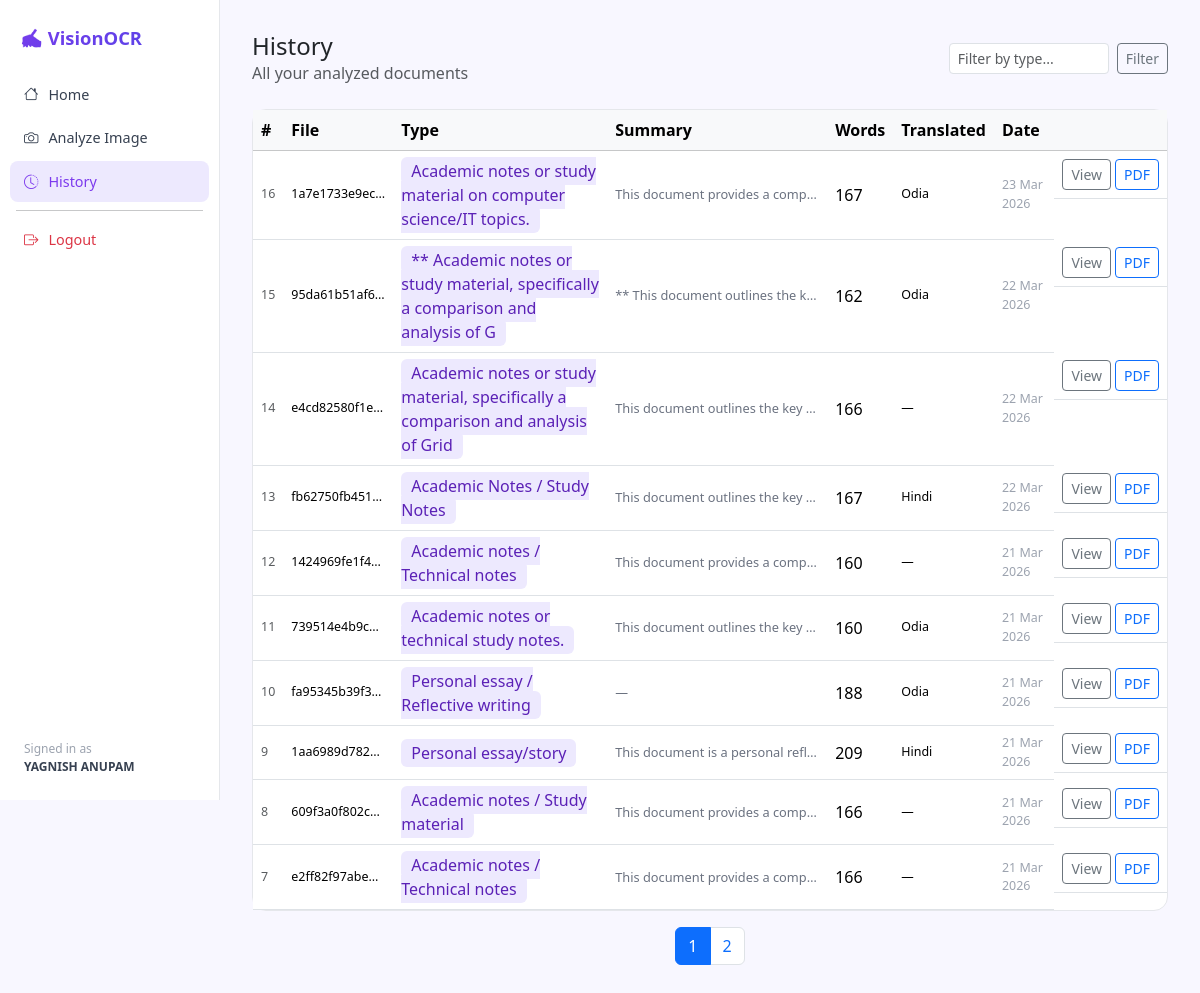
Screenshot of /history (signed in) with the database file from the repository.
### app/models/database.py (models this page shows)
class User(UserMixin, db.Model):
    __tablename__ = 'users'
    id           = db.Column(db.Integer, primary_key=True)
    name         = db.Column(db.String(100), nullable=False)
    email        = db.Column(db.String(150), unique=True, nullable=False)
    password     = db.Column(db.String(256), nullable=False)
    created_at   = db.Column(db.DateTime, default=datetime.utcnow)
    results      = db.relationship('Result', backref='user', lazy=True)

class Result(db.Model):
    __tablename__ = 'results'
    id            = db.Column(db.Integer, primary_key=True)
    user_id       = db.Column(db.Integer, db.ForeignKey('users.id'), nullable=False)
    filename      = db.Column(db.String(256))
    doc_type      = db.Column(db.String(80))        # letter, notes, essay etc
    extracted     = db.Column(db.Text)              # full extracted text
    summary       = db.Column(db.Text)              # AI summary
    translation   = db.Column(db.Text)              # translated text if requested
    translate_to  = db.Column(db.String(50))        # target language
    word_count    = db.Column(db.Integer)
    char_count    = db.Column(db.Integer)
    tokens_used   = db.Column(db.Integer)
    created_at    = db.Column(db.DateTime, default=datetime.utcnow)

### app/routes/main.py (the view)
@history_bp.route('/history')
@login_required
def history():
    page    = request.args.get('page', 1, type=int)
    doc_f   = request.args.get('doc_type', '')
    query   = Result.query.filter_by(user_id=current_user.id)
    if doc_f:
        query = query.filter(Result.doc_type.ilike(f'%{doc_f}%'))
    results = query.order_by(Result.created_at.desc()).paginate(page=page, per_page=10)
    return render_template('history.html', results=results, doc_filter=doc_f)

### app/templates/history.html (shortened to what this page needs)
{% extends 'base.html' %}
{% block content %}
<div class="d-flex justify-content-between align-items-center mb-4">
  <div><h4 class="mb-0">History</h4><p class="text-muted mb-0">All your analyzed documents</p></div>
  <form class="d-flex gap-2">
    <input type="text" name="doc_type" value="{{ doc_filter }}" placeholder="Filter by type..."
           class="form-control form-control-sm" style="width:160px;">
    <button class="btn btn-sm btn-outline-secondary">Filter</button>
  </form>
</div>
{% if results.items %}
<div class="card">
  <div class="table-responsive">
    <table class="table table-hover mb-0 align-middle">
      <thead class="table-light">
        <tr><th>#</th><th>File</th><th>Type</th><th>Summary</th><th>Words</th><th>Translated</th><th>Date</th><th></th></tr>
      </thead>
      <tbody>
        {% for r in results.items %}
        <tr>
          <td class="text-muted" style="font-size:.78rem;">{{ r.id }}</td>
          <td style="font-size:.78rem;max-width:110px;overflow:hidden;text-overflow:ellipsis;white-space:nowrap;">{{ r.filename }}</td>
          <td><span class="badge-type">{{ r.doc_type or '—' }}</span></td>
          <td style="font-size:.8rem;max-width:220px;overflow:hidden;text-overflow:ellipsis;white-space:nowrap;color:#6B7280;">
            {{ r.summary[:70] if r.summary else '—' }}{% if r.summary and r.summary|length > 70 %}…{% endif %}
          </td>
          <td>{{ r.word_count }}</td>
          <td style="font-size:.78rem;">{{ r.translate_to or '—' }}</td>
          <td style="font-size:.78rem;color:#9CA3AF;">{{ r.created_at.strftime('%d %b %Y') }}</td>
          <td class="d-flex gap-1">
            <a href="{{ url_for('history.view_result', result_id=r.id) }}" class="btn btn-sm btn-outline-secondary">View</a>
            <a href="{{ url_for('extract.download_pdf', result_id=r.id) }}" class="btn btn-sm btn-outline-primary">PDF</a>
          </td>
        </tr>
        {% endfor %}
      </tbody>
    </table>
  </div>
</div>
<nav class="mt-3">
  <ul class="pagination justify-content-center">
    {% for p in results.iter_pages() %}
      {% if p %}
      <li class="page-item {% if p==results.page %}active{% endif %}">
        <a class="page-link" href="?page={{ p }}&doc_type={{ doc_filter }}">{{ p }}</a>
      </li>
      {% else %}
      <li class="page-item disabled"><span class="page-link">…</span></li>
      {% endif %}
    {% endfor %}
  </ul>
</nav>
{% else %}
<div class="card p-5 text-center text-muted">
  <div style="font-size:3rem;opacity:.3;">📂</div>
  <p class="mt-3">No documents yet. <a href="{{ url_for('extract.upload_page') }}">Analyze your first image</a>.</p>
</div>
{% endif %}
{% endblock %}

### app/templates/base.html (shortened to what this page needs)
<!DOCTYPE html>
<html lang="en">
<head>
<link href="https://cdn.jsdelivr.net/npm/bootstrap@5.3.3/dist/css/bootstrap.min.css" rel="stylesheet">
<link href="https://cdn.jsdelivr.net/npm/bootstrap-icons@1.11.3/font/bootstrap-icons.css" rel="stylesheet">
</head>
<body>
{% if current_user.is_authenticated %}
<div class="sidebar d-flex flex-column">
  <div class="logo">✍️ VisionOCR</div>
  <nav class="mt-2 flex-grow-1">
    <a href="{{ url_for('main.home') }}" class="nav-link {% if request.endpoint=='main.home' %}active{% endif %}">
      <i class="bi bi-house"></i>Home</a>
    <a href="{{ url_for('extract.upload_page') }}" class="nav-link {% if request.endpoint=='extract.upload_page' %}active{% endif %}">
      <i class="bi bi-camera"></i>Analyze Image</a>
    <a href="{{ url_for('history.history') }}" class="nav-link {% if request.endpoint=='history.history' %}active{% endif %}">
      <i class="bi bi-clock-history"></i>History</a>
    <hr class="mx-3 my-2">
    <a href="{{ url_for('auth.logout') }}" class="nav-link text-danger">
      <i class="bi bi-box-arrow-right"></i>Logout</a>
  </nav>
  <div class="px-4 pb-4" style="font-size:.75rem;color:#9CA3AF;">
    Signed in as<br><strong style="color:#374151;">{{ current_user.name }}</strong>
  </div>
</div>
{% endif %}
<div class="{% if current_user.is_authenticated %}main{% else %}container{% endif %}">
  {% block content %}{% endblock %}
</div>
</body>
</html>

### app/templates/base.html (style rules this page uses)
:root { --accent:#7C3AED;--accent-l:#EDE9FE;--accent-d:#5B21B6; }
body { background:#F8F7FF;font-family:'Segoe UI',sans-serif;min-height:100vh; }
.sidebar { width:220px;min-height:100vh;background:#fff;border-right:1px solid #E5E7EB; position:fixed;top:0;left:0;z-index:100; }
.logo { padding:24px 20px 12px;font-size:1.15rem;font-weight:700; background:linear-gradient(135deg,#7C3AED,#4F46E5); -webkit-background-clip:text;-webkit-text-fill-color:transparent; }
.nav-link { color:#374151;border-radius:8px;margin:2px 10px; padding:10px 14px;display:flex;align-items:center;gap:10px;font-size:.9rem; }
.nav-link:hover,.nav-link.active { background:var(--accent-l);color:var(--accent); }
.main { margin-left:220px;padding:32px; }
.card { border:1px solid #E5E7EB;border-radius:14px;box-shadow:none;background:#fff; }
.badge-type { background:#EDE9FE;color:#5B21B6;font-weight:500;border-radius:6px;padding:3px 10px; }

### rows the page displays
User: name "YAGNISH ANUPAM"
Result: id "16", filename "1a7e1733e9ec…", doc_type "Academic notes or study material on computer science/IT topics.", summary "This document provides a comp…", word_count "167", translate_to "Odia", created_at "23 Mar 2026"
Result: id "15", filename "95da61b51af6…", doc_type "** Academic notes or study material, specifically a comparison and analysis of G", summary "** This document outlines the k…", word_count "162", translate_to "Odia", created_at "22 Mar 2026"
Result: id "14", filename "e4cd82580f1e…", doc_type "Academic notes or study material, specifically a comparison and analysis of Grid", summary "This document outlines the key…", word_count "166", translate_to "—", created_at "22 Mar 2026"
Result: id "13", filename "fb62750fb451…", doc_type "Academic Notes / Study Notes", summary "This document outlines the key…", word_count "167", translate_to "Hindi", created_at "22 Mar 2026"
Result: id "12", filename "1424969fe1f4…", doc_type "Academic notes / Technical notes", summary "This document provides a comp…", word_count "160", translate_to "—", created_at "21 Mar 2026"
Result: id "11", filename "739514e4b9c…", doc_type "Academic notes or technical study notes.", summary "This document outlines the key…", word_count "160", translate_to "Odia", created_at "21 Mar 2026"
Result: id "10", filename "fa95345b39f3…", doc_type "Personal essay / Reflective writing", summary "—", word_count "188", translate_to "Odia", created_at "21 Mar 2026"
Result: id "9", filename "1aa6989d782…", doc_type "Personal essay/story", summary "This document is a personal refl…", word_count "209", translate_to "Hindi", created_at "21 Mar 2026"
Result: id "8", filename "609f3a0f802c…", doc_type "Academic notes / Study material", summary "This document provides a comp…", word_count "166", translate_to "—", created_at "21 Mar 2026"
Result: id "7", filename "e2ff82f97abe…", doc_type "Academic notes / Technical notes", summary "This document provides a comp…", word_count "166", translate_to "—", created_at "21 Mar 2026"

### other values shown
{{ p }} "1" "2"
